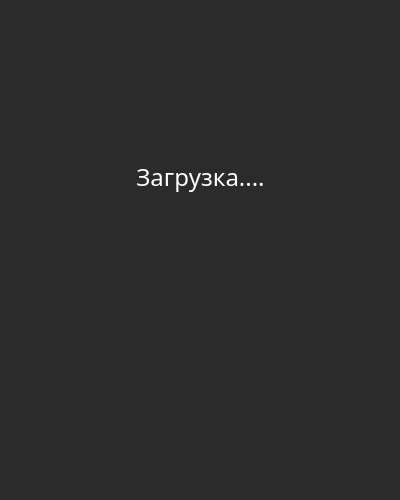
<?xml version="1.0" encoding="UTF-8"?>
<ui version="4.0">
 <class>LoadWindowGUI</class>
 <widget class="QMainWindow" name="LoadWindowGUI">
  <property name="geometry">
   <rect>
    <x>0</x>
    <y>0</y>
    <width>400</width>
    <height>500</height>
   </rect>
  </property>
  <property name="sizePolicy">
   <sizepolicy hsizetype="Fixed" vsizetype="Fixed">
    <horstretch>0</horstretch>
    <verstretch>0</verstretch>
   </sizepolicy>
  </property>
  <property name="minimumSize">
   <size>
    <width>400</width>
    <height>500</height>
   </size>
  </property>
  <property name="maximumSize">
   <size>
    <width>400</width>
    <height>500</height>
   </size>
  </property>
  <property name="palette">
   <palette>
    <active>
     <colorrole role="WindowText">
      <brush brushstyle="SolidPattern">
       <color alpha="255">
        <red>0</red>
        <green>0</green>
        <blue>0</blue>
       </color>
      </brush>
     </colorrole>
     <colorrole role="Button">
      <brush brushstyle="SolidPattern">
       <color alpha="255">
        <red>255</red>
        <green>255</green>
        <blue>255</blue>
       </color>
      </brush>
     </colorrole>
     <colorrole role="Light">
      <brush brushstyle="SolidPattern">
       <color alpha="255">
        <red>255</red>
        <green>255</green>
        <blue>255</blue>
       </color>
      </brush>
     </colorrole>
     <colorrole role="Midlight">
      <brush brushstyle="SolidPattern">
       <color alpha="255">
        <red>255</red>
        <green>255</green>
        <blue>255</blue>
       </color>
      </brush>
     </colorrole>
     <colorrole role="Dark">
      <brush brushstyle="SolidPattern">
       <color alpha="255">
        <red>127</red>
        <green>127</green>
        <blue>127</blue>
       </color>
      </brush>
     </colorrole>
     <colorrole role="Mid">
      <brush brushstyle="SolidPattern">
       <color alpha="255">
        <red>170</red>
        <green>170</green>
        <blue>170</blue>
       </color>
      </brush>
     </colorrole>
     <colorrole role="Text">
      <brush brushstyle="SolidPattern">
       <color alpha="255">
        <red>0</red>
        <green>0</green>
        <blue>0</blue>
       </color>
      </brush>
     </colorrole>
     <colorrole role="BrightText">
      <brush brushstyle="SolidPattern">
       <color alpha="255">
        <red>255</red>
        <green>255</green>
        <blue>255</blue>
       </color>
      </brush>
     </colorrole>
     <colorrole role="ButtonText">
      <brush brushstyle="SolidPattern">
       <color alpha="255">
        <red>0</red>
        <green>0</green>
        <blue>0</blue>
       </color>
      </brush>
     </colorrole>
     <colorrole role="Base">
      <brush brushstyle="SolidPattern">
       <color alpha="255">
        <red>255</red>
        <green>255</green>
        <blue>255</blue>
       </color>
      </brush>
     </colorrole>
     <colorrole role="Window">
      <brush brushstyle="SolidPattern">
       <color alpha="255">
        <red>255</red>
        <green>255</green>
        <blue>255</blue>
       </color>
      </brush>
     </colorrole>
     <colorrole role="Shadow">
      <brush brushstyle="SolidPattern">
       <color alpha="255">
        <red>0</red>
        <green>0</green>
        <blue>0</blue>
       </color>
      </brush>
     </colorrole>
     <colorrole role="AlternateBase">
      <brush brushstyle="SolidPattern">
       <color alpha="255">
        <red>255</red>
        <green>255</green>
        <blue>255</blue>
       </color>
      </brush>
     </colorrole>
     <colorrole role="ToolTipBase">
      <brush brushstyle="SolidPattern">
       <color alpha="255">
        <red>255</red>
        <green>255</green>
        <blue>220</blue>
       </color>
      </brush>
     </colorrole>
     <colorrole role="ToolTipText">
      <brush brushstyle="SolidPattern">
       <color alpha="255">
        <red>0</red>
        <green>0</green>
        <blue>0</blue>
       </color>
      </brush>
     </colorrole>
    </active>
    <inactive>
     <colorrole role="WindowText">
      <brush brushstyle="SolidPattern">
       <color alpha="255">
        <red>0</red>
        <green>0</green>
        <blue>0</blue>
       </color>
      </brush>
     </colorrole>
     <colorrole role="Button">
      <brush brushstyle="SolidPattern">
       <color alpha="255">
        <red>255</red>
        <green>255</green>
        <blue>255</blue>
       </color>
      </brush>
     </colorrole>
     <colorrole role="Light">
      <brush brushstyle="SolidPattern">
       <color alpha="255">
        <red>255</red>
        <green>255</green>
        <blue>255</blue>
       </color>
      </brush>
     </colorrole>
     <colorrole role="Midlight">
      <brush brushstyle="SolidPattern">
       <color alpha="255">
        <red>255</red>
        <green>255</green>
        <blue>255</blue>
       </color>
      </brush>
     </colorrole>
     <colorrole role="Dark">
      <brush brushstyle="SolidPattern">
       <color alpha="255">
        <red>127</red>
        <green>127</green>
        <blue>127</blue>
       </color>
      </brush>
     </colorrole>
     <colorrole role="Mid">
      <brush brushstyle="SolidPattern">
       <color alpha="255">
        <red>170</red>
        <green>170</green>
        <blue>170</blue>
       </color>
      </brush>
     </colorrole>
     <colorrole role="Text">
      <brush brushstyle="SolidPattern">
       <color alpha="255">
        <red>0</red>
        <green>0</green>
        <blue>0</blue>
       </color>
      </brush>
     </colorrole>
     <colorrole role="BrightText">
      <brush brushstyle="SolidPattern">
       <color alpha="255">
        <red>255</red>
        <green>255</green>
        <blue>255</blue>
       </color>
      </brush>
     </colorrole>
     <colorrole role="ButtonText">
      <brush brushstyle="SolidPattern">
       <color alpha="255">
        <red>0</red>
        <green>0</green>
        <blue>0</blue>
       </color>
      </brush>
     </colorrole>
     <colorrole role="Base">
      <brush brushstyle="SolidPattern">
       <color alpha="255">
        <red>255</red>
        <green>255</green>
        <blue>255</blue>
       </color>
      </brush>
     </colorrole>
     <colorrole role="Window">
      <brush brushstyle="SolidPattern">
       <color alpha="255">
        <red>255</red>
        <green>255</green>
        <blue>255</blue>
       </color>
      </brush>
     </colorrole>
     <colorrole role="Shadow">
      <brush brushstyle="SolidPattern">
       <color alpha="255">
        <red>0</red>
        <green>0</green>
        <blue>0</blue>
       </color>
      </brush>
     </colorrole>
     <colorrole role="AlternateBase">
      <brush brushstyle="SolidPattern">
       <color alpha="255">
        <red>255</red>
        <green>255</green>
        <blue>255</blue>
       </color>
      </brush>
     </colorrole>
     <colorrole role="ToolTipBase">
      <brush brushstyle="SolidPattern">
       <color alpha="255">
        <red>255</red>
        <green>255</green>
        <blue>220</blue>
       </color>
      </brush>
     </colorrole>
     <colorrole role="ToolTipText">
      <brush brushstyle="SolidPattern">
       <color alpha="255">
        <red>0</red>
        <green>0</green>
        <blue>0</blue>
       </color>
      </brush>
     </colorrole>
    </inactive>
    <disabled>
     <colorrole role="WindowText">
      <brush brushstyle="SolidPattern">
       <color alpha="255">
        <red>127</red>
        <green>127</green>
        <blue>127</blue>
       </color>
      </brush>
     </colorrole>
     <colorrole role="Button">
      <brush brushstyle="SolidPattern">
       <color alpha="255">
        <red>255</red>
        <green>255</green>
        <blue>255</blue>
       </color>
      </brush>
     </colorrole>
     <colorrole role="Light">
      <brush brushstyle="SolidPattern">
       <color alpha="255">
        <red>255</red>
        <green>255</green>
        <blue>255</blue>
       </color>
      </brush>
     </colorrole>
     <colorrole role="Midlight">
      <brush brushstyle="SolidPattern">
       <color alpha="255">
        <red>255</red>
        <green>255</green>
        <blue>255</blue>
       </color>
      </brush>
     </colorrole>
     <colorrole role="Dark">
      <brush brushstyle="SolidPattern">
       <color alpha="255">
        <red>127</red>
        <green>127</green>
        <blue>127</blue>
       </color>
      </brush>
     </colorrole>
     <colorrole role="Mid">
      <brush brushstyle="SolidPattern">
       <color alpha="255">
        <red>170</red>
        <green>170</green>
        <blue>170</blue>
       </color>
      </brush>
     </colorrole>
     <colorrole role="Text">
      <brush brushstyle="SolidPattern">
       <color alpha="255">
        <red>127</red>
        <green>127</green>
        <blue>127</blue>
       </color>
      </brush>
     </colorrole>
     <colorrole role="BrightText">
      <brush brushstyle="SolidPattern">
       <color alpha="255">
        <red>255</red>
        <green>255</green>
        <blue>255</blue>
       </color>
      </brush>
     </colorrole>
     <colorrole role="ButtonText">
      <brush brushstyle="SolidPattern">
       <color alpha="255">
        <red>127</red>
        <green>127</green>
        <blue>127</blue>
       </color>
      </brush>
     </colorrole>
     <colorrole role="Base">
      <brush brushstyle="SolidPattern">
       <color alpha="255">
        <red>255</red>
        <green>255</green>
        <blue>255</blue>
       </color>
      </brush>
     </colorrole>
     <colorrole role="Window">
      <brush brushstyle="SolidPattern">
       <color alpha="255">
        <red>255</red>
        <green>255</green>
        <blue>255</blue>
       </color>
      </brush>
     </colorrole>
     <colorrole role="Shadow">
      <brush brushstyle="SolidPattern">
       <color alpha="255">
        <red>0</red>
        <green>0</green>
        <blue>0</blue>
       </color>
      </brush>
     </colorrole>
     <colorrole role="AlternateBase">
      <brush brushstyle="SolidPattern">
       <color alpha="255">
        <red>255</red>
        <green>255</green>
        <blue>255</blue>
       </color>
      </brush>
     </colorrole>
     <colorrole role="ToolTipBase">
      <brush brushstyle="SolidPattern">
       <color alpha="255">
        <red>255</red>
        <green>255</green>
        <blue>220</blue>
       </color>
      </brush>
     </colorrole>
     <colorrole role="ToolTipText">
      <brush brushstyle="SolidPattern">
       <color alpha="255">
        <red>0</red>
        <green>0</green>
        <blue>0</blue>
       </color>
      </brush>
     </colorrole>
    </disabled>
   </palette>
  </property>
  <property name="cursor">
   <cursorShape>ArrowCursor</cursorShape>
  </property>
  <property name="mouseTracking">
   <bool>false</bool>
  </property>
  <property name="contextMenuPolicy">
   <enum>Qt::DefaultContextMenu</enum>
  </property>
  <property name="acceptDrops">
   <bool>false</bool>
  </property>
  <property name="windowTitle">
   <string>MyTama</string>
  </property>
  <property name="layoutDirection">
   <enum>Qt::LeftToRight</enum>
  </property>
  <property name="autoFillBackground">
   <bool>false</bool>
  </property>
  <property name="tabShape">
   <enum>QTabWidget::Rounded</enum>
  </property>
  <widget class="QWidget" name="centralwidget">
   <property name="sizePolicy">
    <sizepolicy hsizetype="Fixed" vsizetype="Fixed">
     <horstretch>0</horstretch>
     <verstretch>0</verstretch>
    </sizepolicy>
   </property>
   <property name="minimumSize">
    <size>
     <width>400</width>
     <height>500</height>
    </size>
   </property>
   <property name="maximumSize">
    <size>
     <width>400</width>
     <height>500</height>
    </size>
   </property>
   <property name="autoFillBackground">
    <bool>false</bool>
   </property>
   <property name="styleSheet">
    <string notr="true">QWidget {
    background-color: #2b2b2b;
}
QPushButton {
	color: white;
}
</string>
   </property>
   <widget class="QLabel" name="label">
    <property name="geometry">
     <rect>
      <x>130</x>
      <y>150</y>
      <width>141</width>
      <height>55</height>
     </rect>
    </property>
    <property name="font">
     <font>
      <family>Franklin Gothic Demi</family>
      <pointsize>18</pointsize>
     </font>
    </property>
    <property name="layoutDirection">
     <enum>Qt::LeftToRight</enum>
    </property>
    <property name="autoFillBackground">
     <bool>false</bool>
    </property>
    <property name="styleSheet">
     <string notr="true">QLabel {
	color: white;
	text-align: center;
}</string>
    </property>
    <property name="text">
     <string>&lt;html&gt;&lt;head/&gt;&lt;body&gt;&lt;p align=&quot;center&quot;&gt;Загрузка....&lt;/p&gt;&lt;/body&gt;&lt;/html&gt;</string>
    </property>
    <property name="textFormat">
     <enum>Qt::AutoText</enum>
    </property>
    <property name="scaledContents">
     <bool>true</bool>
    </property>
    <property name="wordWrap">
     <bool>false</bool>
    </property>
    <property name="indent">
     <number>0</number>
    </property>
   </widget>
  </widget>
 </widget>
 <resources/>
 <connections/>
</ui>
